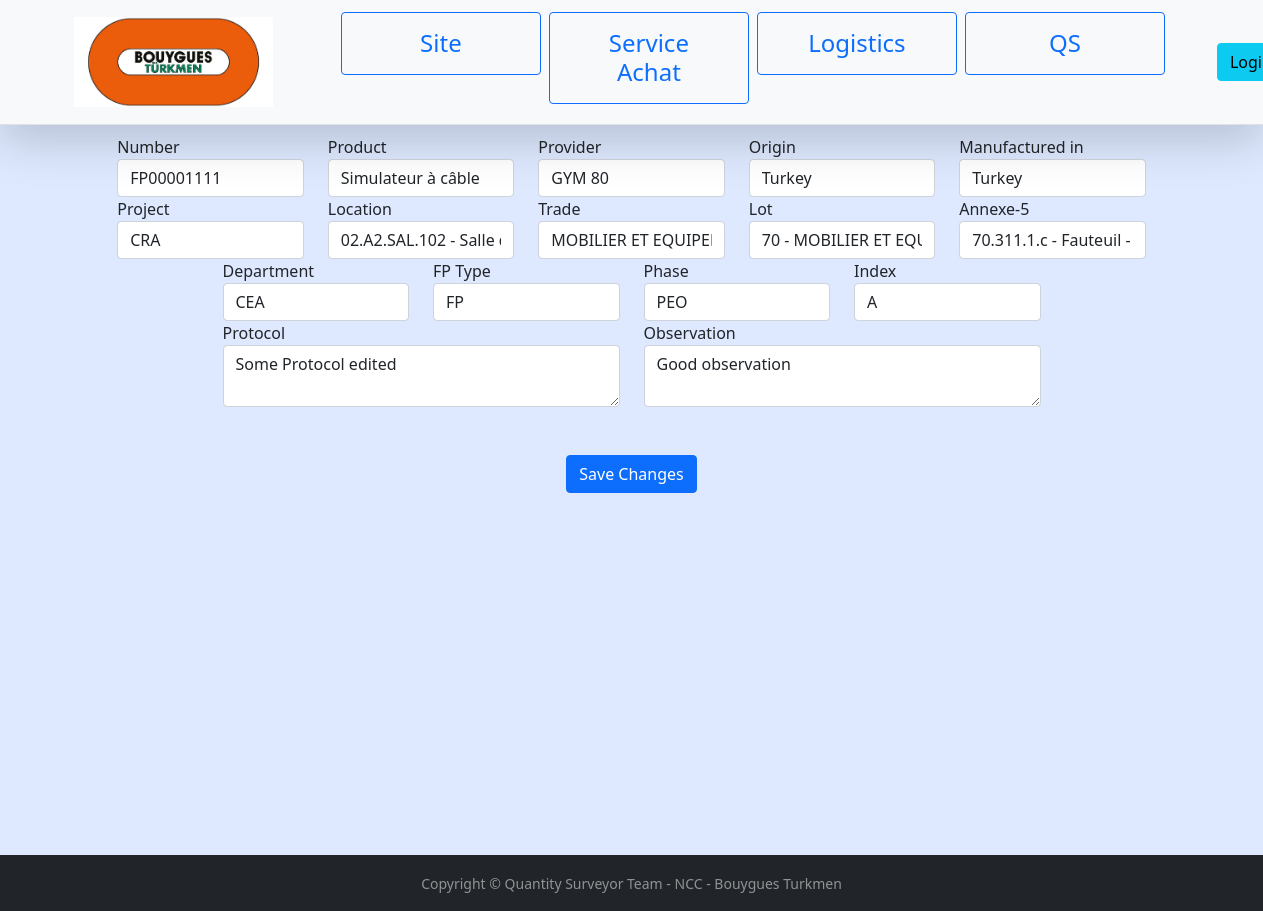
Page /fps/1/change/ on the committed database.
### fiche_produit/models.py (models this page shows, shortened)
class ProductCard(models.Model):
    number = models.CharField(max_length=10, blank=True, null=True)
    product = models.ForeignKey(Product, on_delete=models.SET_NULL, blank=True, null=True)
    provider = models.ForeignKey(Provider, on_delete=models.SET_NULL, blank=True, null=True)
    origin = models.ForeignKey(Country, on_delete=models.SET_NULL, blank=True, null=True, related_name='origin_country')
    manufactured_in = models.ForeignKey(Country, on_delete=models.SET_NULL, blank=True, null=True, related_name='manufactured_country')
    project = models.ForeignKey(Project,on_delete=models.SET_NULL, blank=True, null=True)
    department = models.ForeignKey(Department, on_delete=models.SET_NULL, blank=True, null=True)
    location = models.ForeignKey(Room, on_delete=models.SET_NULL, blank=True, null=True)
    trade = models.ForeignKey(Trade, on_delete=models.SET_NULL, blank=True, null=True)
    lot = models.ForeignKey(Lot, on_delete=models.SET_NULL, blank=True, null=True)
    fp_type =  models.ForeignKey(FPType, on_delete=models.SET_NULL, blank=True, null=True)
    phase = models.ForeignKey(Phase, on_delete=models.SET_NULL, blank=True, null=True)
    index = models.CharField(max_length=2, blank=True, null=True)
    protocol = models.TextField(max_length=500, blank=True, null=True)
    observation =models.TextField(max_length=500, blank=True, null=True)
    annexe5 = models.ForeignKey('Annexe5', on_delete=models.SET_NULL, blank=True, null=True)
    sign_contractor1 = models.ForeignKey(Employee, on_delete=models.SET_NULL, blank=True, null=True, related_name='sign_emetteur')
    sign_contractor2 = models.ForeignKey(Employee, on_delete=models.SET_NULL, blank=True, null=True, related_name='sign_director')
    sign_tehnadzor = models.CharField(max_length=200, blank=True, null=True)
    sign_client = models.ForeignKey(Client,on_delete=models.SET_NULL, blank=True, null=True)
    date_contractor = models.DateTimeField(auto_now=True, blank=True, null=True)
    date_tehnadzor = models.DateTimeField(auto_now=True, blank=True, null=True)
    date_client = models.DateTimeField(auto_now=True, blank=True, null=True)
    created_by = models.ForeignKey(Employee, on_delete=models.SET_NULL, blank=True, null=True, related_name='created')
    created_at = models.DateTimeField(auto_now=True, blank=True, null=True)
    note_for_achat = models.TextField(max_length=500, blank=True, null=True)
    class Meta:
        constraints = [models.UniqueConstraint(fields=['project','number'], name = 'project-fp-number')]

### fiche_produit/views.py (the view, shortened to what this page needs)
# urls.py: path('fps/<int:pk>/change/', fpchange_view, name='fpchange'),
def fpchange_view(request, **kwargs):
    fp_id = kwargs.get('pk')
    print('fp will change fp with an id:', fp_id)
    fp = get_object_or_404(ProductCard, pk = fp_id)
    form = FPModelForm(instance = fp)
    context = {'form': form}
    context['submit_button_name'] = 'Save Changes'
    return render(request, 'site/fpform.html', context)

### fiche_produit/forms.py
class FPModelForm(forms.ModelForm):
    class Meta:
        model = ProductCard
        fields = '__all__'
    def __init__(self, *args, **kwargs):
        super().__init__(*args, **kwargs)
        for fld in self.fields:
            self.fields[fld].widget.attrs={
                'class': 'form-control'
            }

### fiche_produit/context_processors.py (called while the page is built)
def project_renderer(request):
    return {
        'projects': Project.objects.all()
    }

def lot_renderer(request):
    return {
        'lots': Lot.objects.all()
    }

def trade_renderer(request):
    return {
        'trades': Trade.objects.all()
    }

def annexe5_renderer(request):
    return {
        'annexe5s': Annexe5.objects.all()
    }

### fiche_produit/models.py (called while the page is built)
    def __str__(self):
        if self.name_fr:
            return self.name_fr
        else:
            return super().__str__()

    def __str__(self):
        return str(self.number) + ' - ' + str(self.name_fr)

    def __str__(self):
        return self.code

    def __str__(self):
        return self.name_fr

    def __str__(self):
        return self.name_fr

    def __str__(self):
        return self.no + ' - ' + self.name_fr

    def __str__ (self):
        return self.name

    def __str__ (self):
        return self.name_fr

    def __str__ (self):
        return self.name

    def __str__(self):
        return self.name

    def __str__(self):
        return str(self.code) + ' - ' + str(self.name_fr)

### templates/site/fpform.html (shortened to what this page needs)
{% extends 'base.html' %}
{% load static %}
{% block content %}
  <form method="POST">
    <div class="row justify-content-center">
      <div class="form-group col-md-2">
        <label for="inputState">Number</label>
        {{ form.number }}
      </div>
      <div class="form-group col-md-2">
        <label for="name_en">Product</label>
        {{ form.product }}
      </div>
      <div class="form-group col-md-2">
        <label for="inputPassword4">Provider</label>
        {{ form.provider }}
      </div>
      <div class="form-group  col-md-2">
          <label for="inputAddress">Origin</label>
          {{ form.origin }}
        </div>
        <div class="form-group  col-md-2">
            <label for="inputAddress2">Manufactured in</label>
            {{ form.manufactured_in }}
        </div>
    </div>
    <div class="row justify-content-center">
      <div class="form-group col-md-2">
        <label for="inputCity">Project</label>
        {{ form.project }}
      </div>
      <div class="form-group col-md-2">
        <label for="inputZip">Location</label>
        {{ form.location }}
      </div>
      <div class="form-group col-md-2">
        <label for="inputZip">Trade</label>
        {{ form.trade }}
      </div>
      <div class="form-group col-md-2">
        <label for="inputZip">Lot</label>
        {{ form.lot }}
      </div>
      <div class="form-group col-md-2">
        <label for="inputZip">Annexe-5</label>
        {{ form.annexe5 }}
    </div>
    </div>
    <div class="row justify-content-center">
      <div class="form-group col-md-2">
        <label for="inputState">Department</label>
        {{ form.department }}
      </div>
      <div class="form-group col-md-2">
        <label for="inputCity">FP Type</label>
        {{ form.fp_type }}
      </div>
      <div class="form-group col-md-2">
        <label for="inputCity">Phase</label>
        {{ form.phase }}
      </div>
      <div class="form-group col-md-2">
        <label for="inputZip">Index</label>
        {{ form.index }}
      </div>
    </div>
      <div class="row justify-content-center">
        <div class="form-group col-md-4">
          <label for="inputCity">Protocol</label>
          {{ form.protocol }}
        </div>
        <div class="form-group col-md-4">
          <label for="inputState">Observation</label>
          {{ form.observation }}
        </div>
      </div>
  <div class="row justify-content-center m-5">
      <button type="submit" class="btn btn-primary" style="max-width: max-content;">{{ submit_button_name }}</button>
    </div>
  </form>
{% endblock %}

### templates/site/fpform.html (style rules this page uses)
body { background-color: #dee9ff; }
textarea { min-height: 200px; }

### rows in the picture
ProductCard: number "FP00001111", product "Simulateur à câble", provider "GYM 80", origin "Turkey", manufactured_in "Turkey", project "CRA", location "02.A2.SAL.102 - Salle de visio-conférence", trade "MOBILIER ET EQUIPEMENTS", lot "70 - MOBILIER ET EQUIPEMENTS", annexe5 "70.311.1.c - Fauteuil - Canapé 1 place Type 2", department "CEA", fp_type "FP", phase "PEO", index "A", protocol "Some Protocol edited", observation "Good observation"

### other values in the picture
{{ submit_button_name }} "Save Changes"
